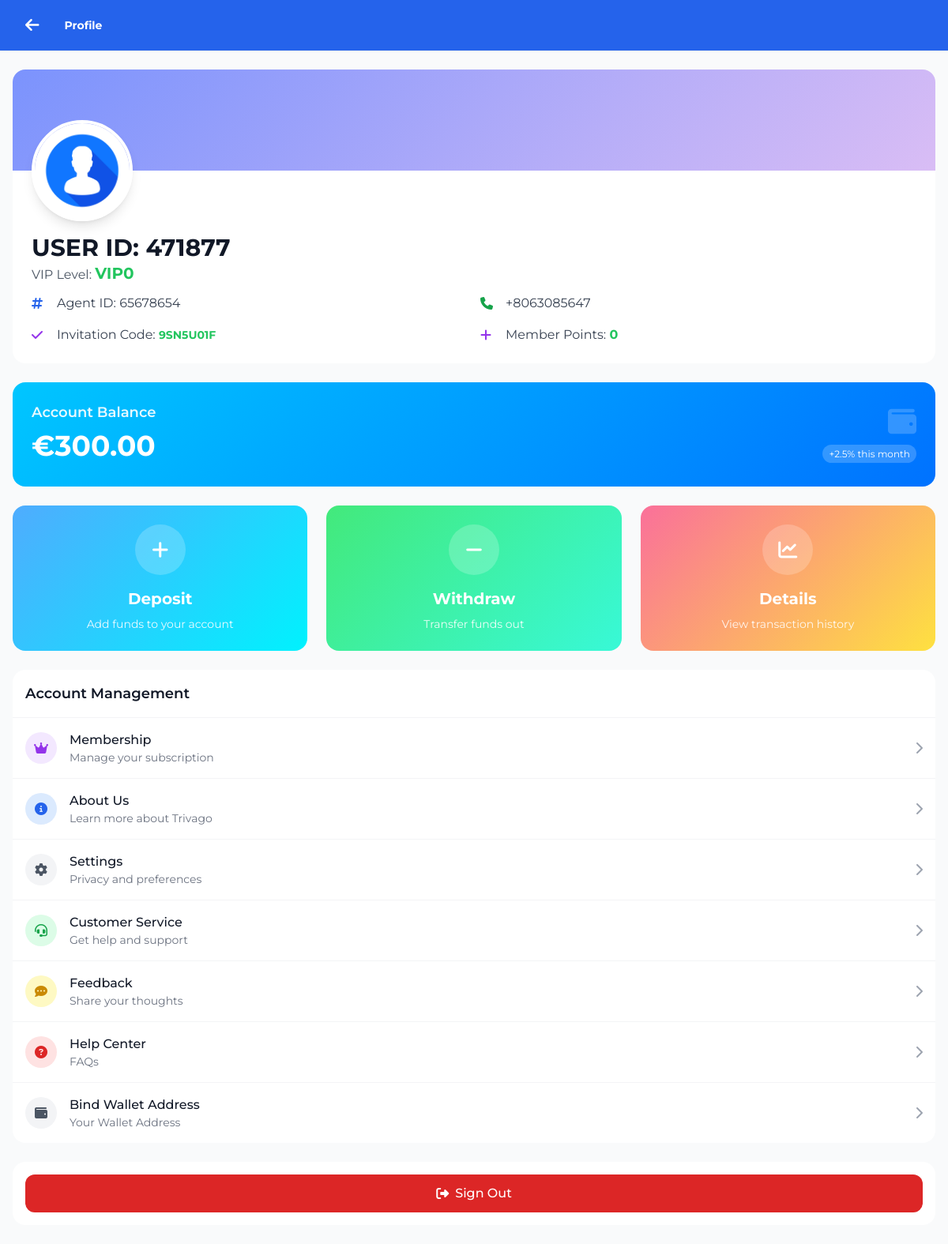
The page /profile (signed in) on the database as committed earlier.
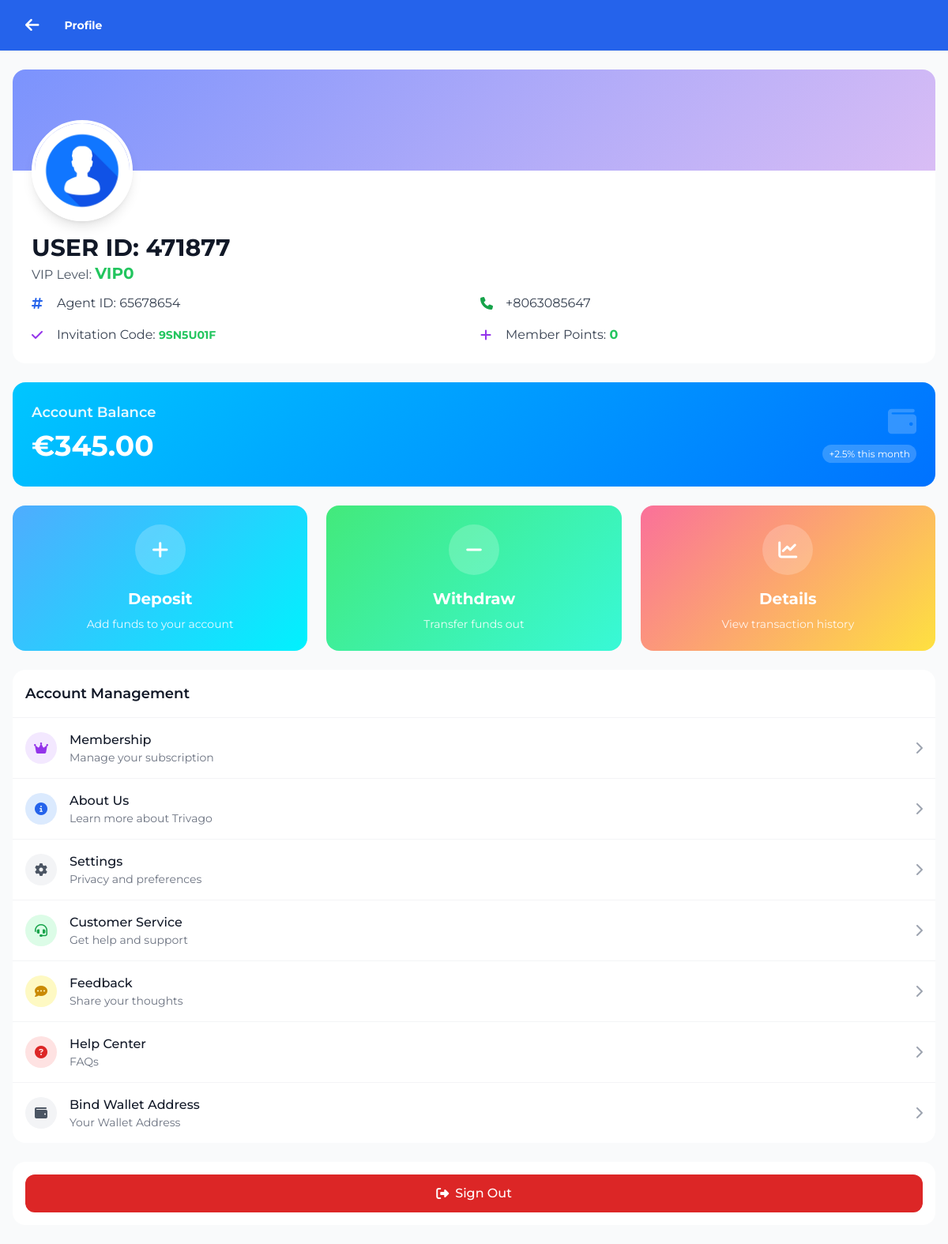
The same page on the database as committed later.
### hotel_app/models.py (models this page shows, shortened)
class User(db.Model, UserMixin):
    __tablename__ = 'user'
    id = db.Column(db.Integer, primary_key=True)
    nickname = db.Column(db.String(80))
    user_id = db.Column(db.String(6), unique=True)
    agent_id = db.Column(db.String(6), unique=True)
    contact = db.Column(db.String(20))
    invitation_code = db.Column(db.String(20))
    member_points = db.Column(db.Integer, default=0)
    trial_bonus = db.Column(db.Float, default=564.00)
    balance = db.Column(db.Float, default=0.00)
    total_deposits = db.Column(db.Float, default=0.0)
    vip_level = db.Column(db.String(10), default='VIP0')
    withdrawal_password = db.Column(db.String(100))
    password_hash = db.Column(db.String(100))
    is_active = db.Column(db.Boolean, default=False)
    created_at = db.Column(db.DateTime, default=datetime.utcnow)
    session_locked = db.Column(db.Boolean, default=False)
    total_commission_earned = db.Column(db.Float, default=0.0)
    first_session_completed = db.Column(db.Boolean, default=False)
    session_reset_date = db.Column(db.String)
    bound_wallet_type = db.Column(db.String(20))
    max_first_session_reservations = db.Column(db.Integer, default=35)
    wallet_bound_at = db.Column(db.DateTime)
    second_session_reservations_count = db.Column(db.Integer, default=0)
    second_session_commission = db.Column(db.Float, default=0.0)
    bound_wallet_address = db.Column(db.String(200))
    first_session_commission = db.Column(db.Float, default=0.0)
    first_session_reservations_count = db.Column(db.Integer, default=0)
    current_session = db.Column(db.String(10), default='first')
    revolut_name = db.Column(db.String(100))
    revolut_iban = db.Column(db.String(50))
    revolut_revtag = db.Column(db.String(20))
    ip_address = db.Column(db.String(45))  # IPv6 can be up to 45 characters
    country = db.Column(db.String(100))
    country_code = db.Column(db.String(2))
    region = db.Column(db.String(100))
    city = db.Column(db.String(100))
    latitude = db.Column(db.Float)
    longitude = db.Column(db.Float)
    timezone = db.Column(db.String(50))
    isp = db.Column(db.String(255))
    last_location_update = db.Column(db.DateTime, default=datetime.utcnow)
    reservations = db.relationship('Reservation', backref='user', cascade="all, delete-orphan",
        passive_deletes=True,lazy=True)
    deposit_requests = db.relationship('DepositRequest', backref='user', lazy=True)
    withdrawal_requests = db.relationship('WithdrawalRequest', backref='user', lazy=True)
    hotel_assignments = db.relationship('UserHotelAssignment', backref='user',cascade="all, delete-orphan",
        passive_deletes=True, lazy=True)
    hotel_ratings = db.relationship('UserHotelRating', backref='user', lazy=True)

### hotel_app/routes.py (the view)
@app.route('/profile')
def profile():
    if 'user_id' not in session:
        return redirect(url_for('login'))
    user = User.query.get(session['user_id'])
    if not user:
        flash('User not found', 'error')
        return redirect(url_for('login'))
    reservation_stats = db.session.query(
        func.count(Reservation.id).label('total_reservations'),
        func.count(Reservation.id).filter(Reservation.status == 'Completed').label('completed_reservations'),
        func.coalesce(func.sum(Reservation.commission_earned), 0).label('total_commission')
    ).filter_by(user_id=user.id).first()
    total_reservations = reservation_stats.total_reservations or 0
    completed_reservations = reservation_stats.completed_reservations or 0
    completion_rate = (completed_reservations / total_reservations * 100) if total_reservations > 0 else 0
    total_commission = reservation_stats.total_commission or 0
    print(f"User balance: {user.balance} {user.user_id}")
    return render_template('profile.html',
                         user=user,
                         total_reservations=total_reservations,
                         completed_reservations=completed_reservations,
                         completion_rate=completion_rate,
                         total_commission=total_commission)

### hotel_app/__init__.py (called while the page is built)
@login_manager.user_loader
def load_user(user_id):
    return User.query.get(int(user_id))

### hotel_app/routes.py (called while the page is built)
@app.before_request
def check_admin_routes():
    if request.endpoint and request.endpoint.startswith('admin_') and request.endpoint != 'admin_login':
        if 'admin_id' not in session:
            return redirect(url_for('admin_login'))

### hotel_app/templates/profile.html (shortened to what the changed rows need)
<!DOCTYPE html>
<html lang="en">
    <head>
        <link rel="stylesheet" href="https://cdnjs.cloudflare.com/ajax/libs/font-awesome/6.4.0/css/all.min.css">
        <link rel="stylesheet" href="path/to/font-awesome/css/font-awesome.min.css">
        <link rel="stylesheet" href="{{ url_for('static', filename='css/user.css') }}">
        <link rel="stylesheet" href="{{ url_for('static', filename='css/translate.css') }}">
        <link href="https://cdn.jsdelivr.net/npm/tailwindcss@2.2.19/dist/tailwind.min.css" rel="stylesheet">
        <script src="https://cdn.tailwindcss.com"></script>
        <link rel="stylesheet" href="https://cdn.jsdelivr.net/npm/flatpickr/dist/flatpickr.min.css">
        <link rel="stylesheet" href="https://cdnjs.cloudflare.com/ajax/libs/flag-icon-css/6.6.6/css/flag-icons.min.css">
    </head>
    <body class="bg-gray-50 min-h-screen">
        <header class="sticky h-16 top-0 z-50 bg-[#2563eb] shadow-sm py-2 md:py-4 px-4 md:px-8">
            <div class="flex items-center justify-start gap-8 text-white h-full">
                <h1 data-translate class="text-white text-sm md:text-md font-bold">Profile</h1>
            </div>
        </header>
        <div class="px-4 py-6 space-y-6">
            <div class="bg-white rounded-2xl overflow-hidden">
                <div class="relative px-6 pb-6">
                    <div class="space-y-3">
                        <div>
                            <h2 class="text-2xl md:text-3xl font-bold text-gray-900">USER ID: {{ user.user_id }}</h2>
                            <p class="text-gray-600">VIP Level: <span class="text-green-500 font-bold text-xl"> {{ user.vip_level }}</span></p>
                        </div>
                        <div class="grid md:grid-cols-2 gap-4 text-sm md:text-base">
                            <div class="flex items-center space-x-3">
                                <i class="fas fa-phone text-green-600 w-5"></i>
                                <span class="text-gray-700">{{ user.contact }}</span>
                            </div>
                            <div class="flex items-center space-x-3">
                                <span class="text-gray-700">Invitation Code: <span class="text-green-500 font-bold text-sm">{{ user.invitation_code }}</span></span>
                            </div>
                            <div class="flex items-center space-x-3">
                                <span class="text-gray-700">Member Points: <span class="text-green-500 font-bold text-md">{{ user.member_points }}</span></span>
                            </div>
                        </div>
                    </div>
                </div>
            </div>
            <div class="balance-card rounded-2xl p-6 text-white">
                <div class="flex items-center justify-between">
                    <div>
                        <div class="mt-2">
                            <span class="text-3xl md:text-4xl font-bold">€{{ "%.2f"|format(user.balance) }}</span>
                        </div>
                    </div>
                </div>
            </div>
        </div>
    </body>
</html>

Rows that differ between the two databases and show on the page:
changed User "VIP0": balance "300.00" → "345.00"
